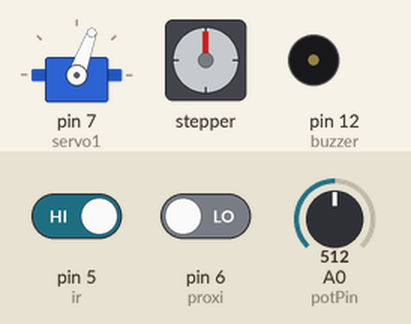
The sketch below on a simulated Arduino Uno, built with avr-gcc and run on an emulated ATmega328P. Shown: servo, stepper motor, buzzer (waves = sounding). The inputs (shaded band) are chosen by the test bench; at power-on: pin 5 (ir) HIGH, pin 6 (proxi) LOW, A0 (potPin) = 512. Stepper angles assume 4096 steps per turn; what the sketch prints to the serial monitor is not drawn.

Above: at 3.2 s.
3.3 s: pin 5 (ir) driven LOW
At 6.2 s:
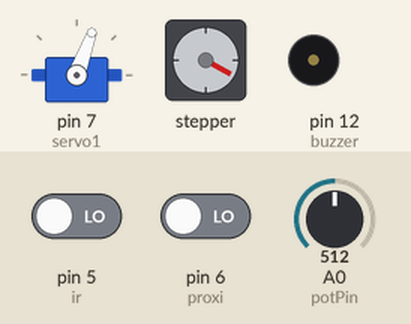
At 7.5 s:
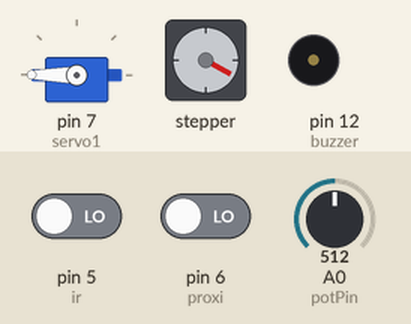
9.3 s: pin 6 (proxi) driven HIGH
At 13.9 s:
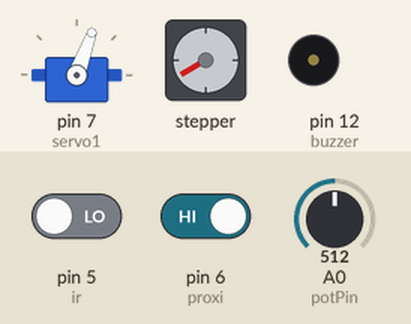
18.3 s: A0 (potPin) set to 903
21.3 s: A0 (potPin) set to 929
Timing chart, 0 to 52.6 s (numbered marks = the images above; inputs shaded):
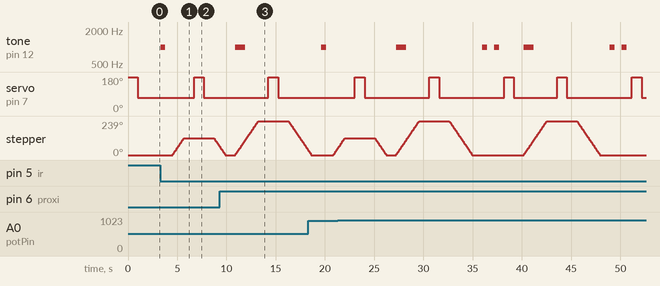

The sketch:

Automatic_Waste_Segregation_system.ino
```cpp
#include <CheapStepper.h>
#include <Servo.h>
Servo servo1;

#define ir 5
#define proxi 6
#define buzzer 12
int potPin = A0; //input pin
int soil = 0;
int fsoil;

CheapStepper stepper(8, 9, 10, 11);

void setup() {
  Serial.begin(9600);
  pinMode(proxi, INPUT);  // PNP sensor still uses INPUT mode
  pinMode(ir, INPUT);
  pinMode(buzzer, OUTPUT);
  servo1.attach(7);
  stepper.setRpm(17);
  servo1.write(180);
  delay(1000);
  servo1.write(70);
  delay(1000);
}

void loop() {
  fsoil = 0;

  // CHANGED LINE: For PNP, object detected when signal is HIGH
  bool objectDetected = (digitalRead(proxi) == HIGH);
  Serial.print(objectDetected);

  if (objectDetected) {
    tone(buzzer, 1000, 1000);
    stepper.moveDegreesCW(240);
    delay(1000);
    servo1.write(180);
    delay(1000);
    servo1.write(70);
    delay(1000);
    stepper.moveDegreesCCW(240);
    delay(1000);
  }

  if (digitalRead(ir) == 0) {
    tone(buzzer, 1000, 500);
    delay(1000);
    int soil = 0;
    for (int i = 0; i < 3; i++) {
      soil = analogRead(potPin);
      soil = constrain(soil, 485, 1023);
      fsoil = (map(soil, 485, 1023, 100, 0)) + fsoil;
      delay(75);
    }
    fsoil = fsoil / 3;
    Serial.print(fsoil);
    Serial.print("%\n");

    if (fsoil > 20) {
      stepper.moveDegreesCW(120);
      delay(1000);
      servo1.write(180);
      delay(1000);
      servo1.write(70);
      delay(1000);
      stepper.moveDegreesCCW(120);
      delay(1000);
    } else {
      tone(buzzer, 1000, 500);
      delay(1000);
      servo1.write(180);
      delay(1000);
      servo1.write(70);
      delay(1000);
    }
  }
}
```

Measured:
- after the input at 3.3 s, tone on pin 12 (buzzer): silent → 1000 Hz at once, → silent 0.50 s later; servo on pin 7 (servo1): 70° → 180° after 3.4 s, → 70° 1.0 s later; stepper: turns 119° clockwise in 1.2 s, then 58° counter-clockwise in 0.56 s
